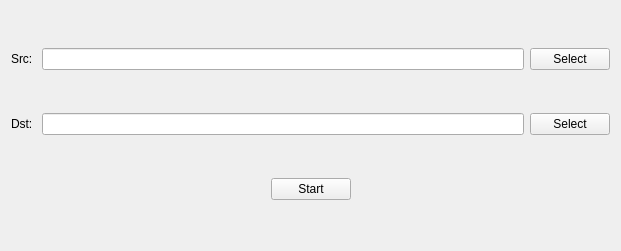
<?xml version="1.0" encoding="UTF-8"?>
<ui version="4.0">
 <class>Widget</class>
 <widget class="QWidget" name="Widget">
  <property name="geometry">
   <rect>
    <x>0</x>
    <y>0</y>
    <width>621</width>
    <height>251</height>
   </rect>
  </property>
  <property name="sizePolicy">
   <sizepolicy hsizetype="Expanding" vsizetype="Expanding">
    <horstretch>0</horstretch>
    <verstretch>0</verstretch>
   </sizepolicy>
  </property>
  <property name="windowTitle">
   <string>Widget</string>
  </property>
  <property name="styleSheet">
   <string notr="true">QTextBrowser {
	border-style: solid;
	border-width: 1px 
}</string>
  </property>
  <layout class="QVBoxLayout" name="verticalLayout">
   <item>
    <layout class="QHBoxLayout" name="horizontalLayout_2">
     <item>
      <widget class="QLabel" name="label">
       <property name="sizePolicy">
        <sizepolicy hsizetype="Minimum" vsizetype="Minimum">
         <horstretch>0</horstretch>
         <verstretch>0</verstretch>
        </sizepolicy>
       </property>
       <property name="text">
        <string>Src: </string>
       </property>
      </widget>
     </item>
     <item>
      <widget class="QLineEdit" name="src_edit">
       <property name="readOnly">
        <bool>true</bool>
       </property>
      </widget>
     </item>
     <item>
      <widget class="QPushButton" name="src_btn">
       <property name="text">
        <string>Select</string>
       </property>
      </widget>
     </item>
    </layout>
   </item>
   <item>
    <layout class="QHBoxLayout" name="horizontalLayout">
     <item>
      <widget class="QLabel" name="label_2">
       <property name="text">
        <string>Dst: </string>
       </property>
      </widget>
     </item>
     <item>
      <widget class="QLineEdit" name="dst_edit">
       <property name="readOnly">
        <bool>true</bool>
       </property>
      </widget>
     </item>
     <item>
      <widget class="QPushButton" name="dst_btn">
       <property name="text">
        <string>Select</string>
       </property>
      </widget>
     </item>
    </layout>
   </item>
   <item>
    <layout class="QHBoxLayout" name="horizontalLayout_3">
     <item>
      <spacer name="horizontalSpacer">
       <property name="orientation">
        <enum>Qt::Horizontal</enum>
       </property>
       <property name="sizeHint" stdset="0">
        <size>
         <width>40</width>
         <height>20</height>
        </size>
       </property>
      </spacer>
     </item>
     <item>
      <widget class="QPushButton" name="start_btn">
       <property name="styleSheet">
        <string notr="true"/>
       </property>
       <property name="text">
        <string>Start</string>
       </property>
      </widget>
     </item>
     <item>
      <spacer name="horizontalSpacer_2">
       <property name="orientation">
        <enum>Qt::Horizontal</enum>
       </property>
       <property name="sizeHint" stdset="0">
        <size>
         <width>40</width>
         <height>20</height>
        </size>
       </property>
      </spacer>
     </item>
    </layout>
   </item>
  </layout>
 </widget>
 <layoutdefault spacing="6" margin="11"/>
 <resources/>
 <connections/>
</ui>
